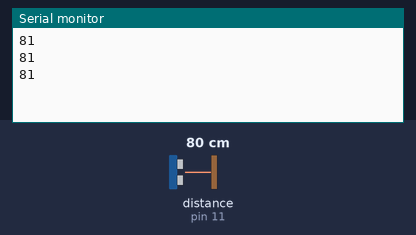
A sketch run on a simulated Arduino Uno, built with avr-gcc and run on an emulated ATmega328P. On the bench: the last lines printed to the serial monitor. Inputs (shaded band) come from the test bench; at power-on: distance to the obstacle (sensor on pin 11) 80 cm. The echo pulse lasts 58.3 µs per cm.

Above: at 1.8 s.
1.9 s: distance to the obstacle (sensor on pin 11) set to 2 cm
At 2.4 s:
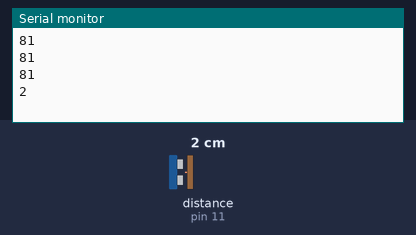
3.4 s: distance to the obstacle (sensor on pin 11) set to 4 cm
At 3.9 s:
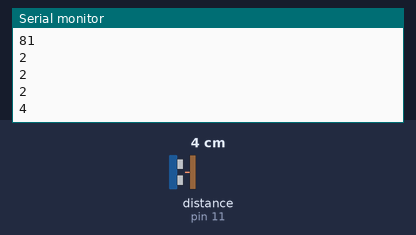
Timing chart, 0 to 6.4 s (numbered marks = the images above; inputs shaded):
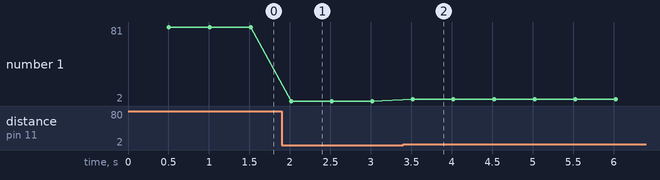

The sketch:

ATlight_truss_transmitter.ino
```cpp
#include <NewPing.h>

#define TRIGGER 12
#define ECHO 11
#define MAX_DISTANCE 999

NewPing sonar(TRIGGER, ECHO, MAX_DISTANCE);

void setup() {
  Serial.begin(9600);
}

void loop() {
  delay(500);
  int uS = sonar.ping();
  int CM = (uS/US_ROUNDTRIP_CM);
  Serial.println(CM);
}
```

Measured:
- after the input at 1.9 s, the serial monitor: prints a new line after 0.12 s (image 1)
- after the input at 3.4 s, the serial monitor: prints a new line after 0.12 s (image 2)
- plotted number 1: 81 → 2 after the input at 1.9 s, 2 → 4 after the input at 3.4 s
